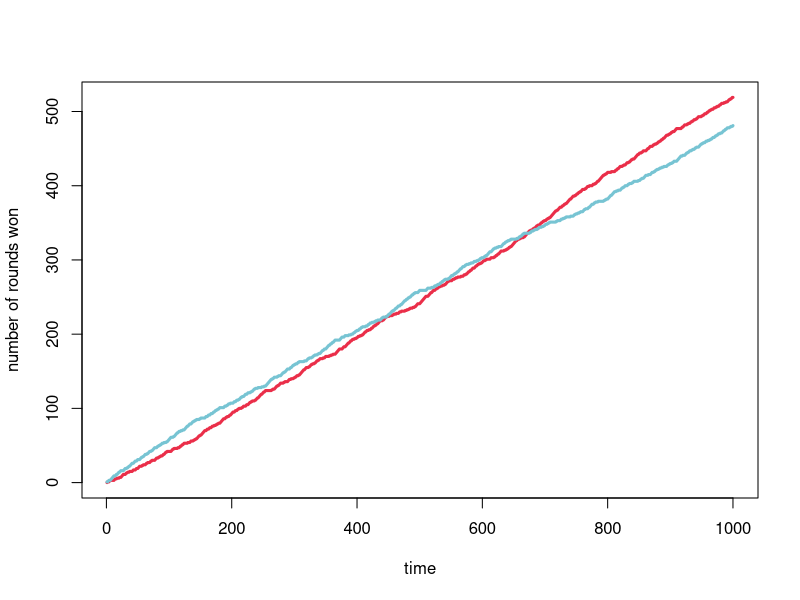
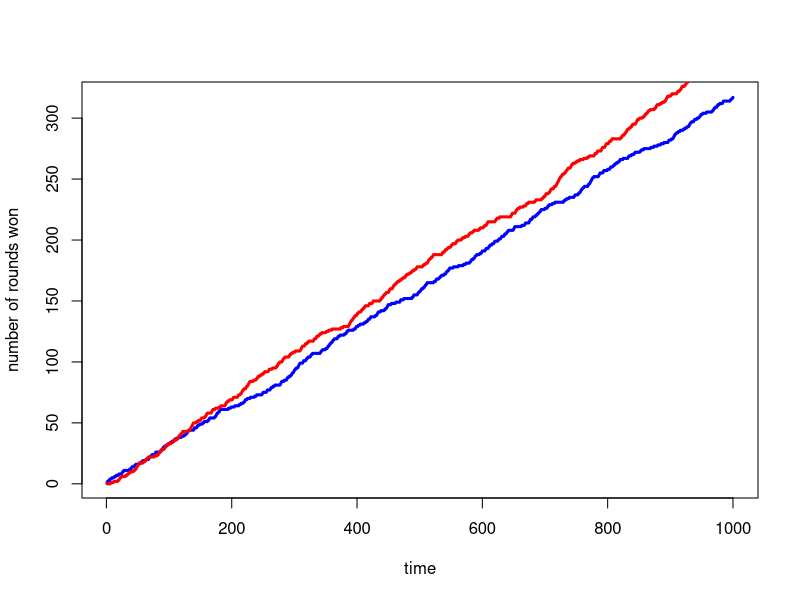
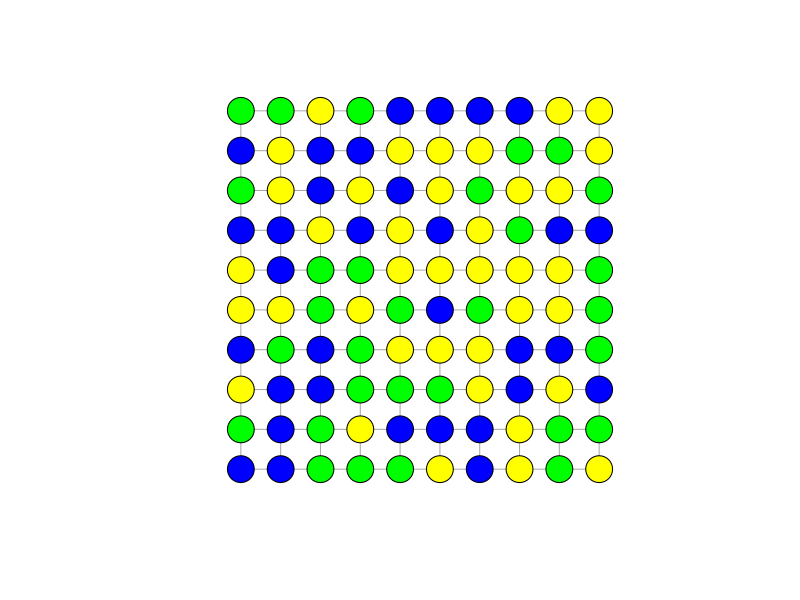
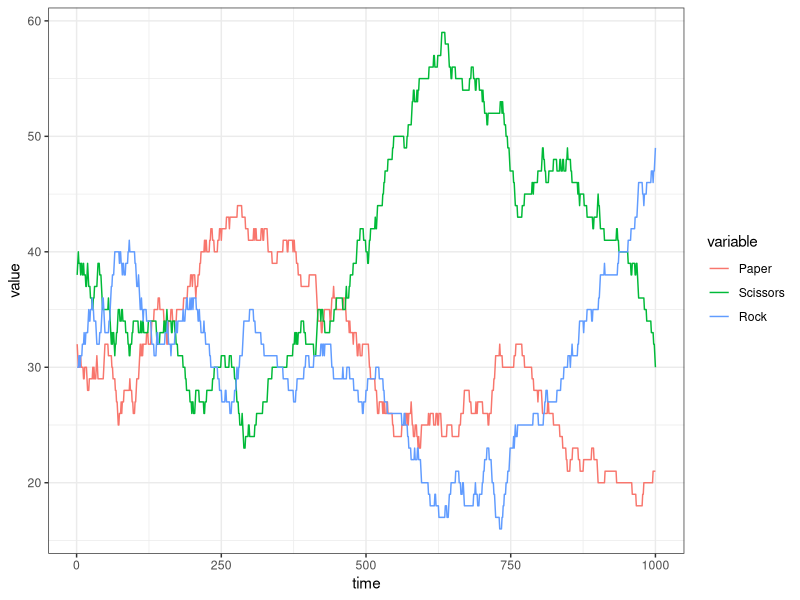
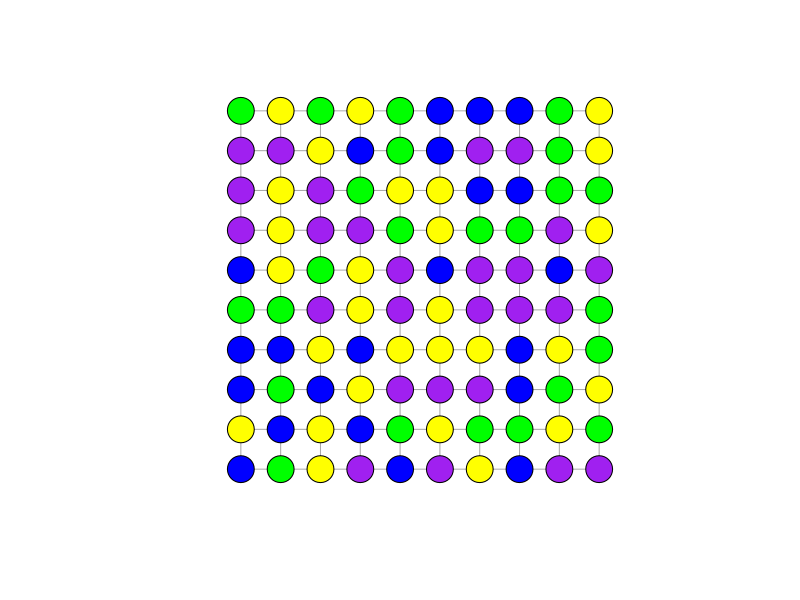
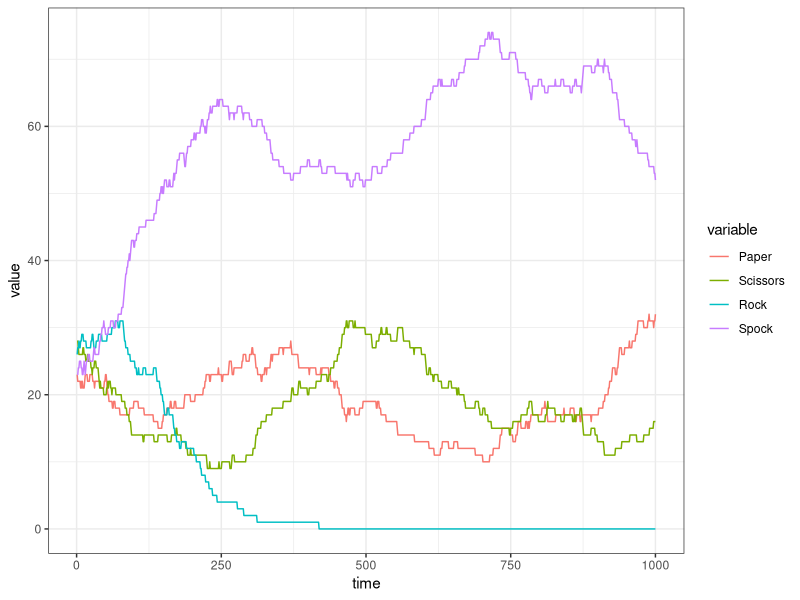

Generate these figures, in order, with R:
## ---- chunk 1
indDF <- data.frame(id=1:2, strategy=NA, num_wins=0)
indDF
## ---- chunk 2
chooseStrategy <- function(ind){
	strats <- sample(x=1:3, size=nrow(ind)) # 1:Paper, 2:Scissors, 3:Rock
	ind$strategy <- strats
	# print(strats)
	return(ind)
}
## ---- chunk 3
playStrategy <- function(ind){
		if(ind$strategy[1]==ind$strategy[2]) {} else{
			#in the case that one chose Rock and the other paper:
			if(any(ind$strategy == 3) && any(ind$strategy == 1)){ 
				tmp <- ind[ind$strategy==1, "id"]
				ind[tmp,"num_wins"] <- ind[tmp,"num_wins"]+1
			}else{
				#for the two other cases, the better weapon wins:
				tmp <- which(ind[,"strategy"]==max(ind[,"strategy"]))
				ind[tmp,"num_wins"] <- ind[tmp,"num_wins"]+1 
			}
		}
	return(ind)
}
## ---- chunk 4
for(i in 1:1000){
	indDF <- chooseStrategy(indDF)
	indDF <- playStrategy(indDF)
	i <- i+1
	};indDF


## ---- chunk 5
setup <- function(){
	return(data.frame(id=1:2, strategy=NA, num_wins=0))
}
## ---- chunk 6
rounds <- 1000
indDF <- setup()
dat <- matrix(NA, rounds, 2)
for(i in 1:rounds){
	indDF <- chooseStrategy(indDF)
	indDF <- playStrategy(indDF)
	dat[i,] <- indDF$num_wins
	i <- i+1
	};indDF;dat
## ---- chunk 7
plot(dat[,1], type='l', col='#EA2E49', lwd=3, xlab='time', ylab='number of rounds won')
lines(dat[,2], col='#77C4D3', lwd=3)
## ---- chunk 8
chooseStrategy2 <- function(ind){
	strats <- sample(x=1:3, size=1) # 1:Paper, 2:Scissors, 3:Rock
	ind$strategy[2] <- strats
	return(ind)
}
## ---- chunk 9
rounds <- 1000
repetitions <- 100
dat <- matrix(NA, rounds, 2)
res2 <- c()
for(j in 1:repetitions){
	indDF <- setup()
	indDF[1,"strategy"] <- sample(1:3,1)
	for(i in 1:rounds){
		indDF <- chooseStrategy2(indDF)
		indDF <- playStrategy(indDF)
		dat[i,] <- indDF$num_wins
		i <- i+1
	}
		res2 <- c(res2, which(indDF[,"num_wins"]==max(indDF[,"num_wins"])))
		j <- j+1
}

plot(dat[,1], type='l', col='blue', lwd=3, xlab='time', ylab='number of rounds won')
lines(dat[,2], col='red', lwd=3)

# for comparisson let's calculate the winning vector for both players switch strategies:
res1 <- c()
for(j in 1:repetitions){
	indDF <- setup()
	for(i in 1:rounds){
		indDF <- chooseStrategy(indDF)
		indDF <- playStrategy(indDF)
		dat[i,] <- indDF$num_wins
		i <- i+1
	}
		res1 <- c(res1, which(indDF[,"num_wins"]==max(indDF[,"num_wins"])))
		j <- j+1
}

# and the winner is:
# t.test(res1,res2)
## ---- chunk 10
require(igraph)
require(reshape)
require(ggplot2)
## ---- chunk 11
# size of the lattice
sidelength<-10 
# creating an empty data.frame to store data
stat<-data.frame()
# creating a lattice network using the igraph package
l<-graph.lattice(length=sidelength,dim=2)
# now every individual chooses a strategy at random
V(l)$weapon<-sample(c(1:3), size=length(V(l)), replace=T)
# for a nicer visualisation lets colour the different options
V(l)[weapon==1]$color<-'blue' # Paper
V(l)[weapon==2]$color<-'yellow' # Scissors
V(l)[weapon==3]$color<-'green' # Rock
# and this is what it looks like:
plot(l, layout=as.matrix(expand.grid(1:sidelength, 1:sidelength)), vertex.label=NA)

for(t in 1:1000){
	# pick a random agent ...
	from <- as.numeric(sample(V(l), 1)) # or sample(sidelength^2,1)
	# who are its neighbours?
	nei<-neighbors(l, v=from, mode='all')
	
	# if there is only one weapon type left
	if(length(unique(V(l)$weapon))==1) {
		# we can either stop the simulation
		stop(paste(c('Paper','Scissors','Rock')[unique(V(l)$weapon)], 'has won the game after',t,'rounds!'))
		# or we let the selected individual choose a different strategy to let the dynamics go on
		# V(l)$weapon[from]<-sample((1:3)[1:3!=as.numeric(V(l)$weapon[from])], 1)
	} else {
		# ... and one of its neighbours
		to <- sample(nei, 1) 
		fromto<-c(from,to)
		w<-as.numeric(V(l)$weapon[fromto])
		# if both choices are equal, nothing happens:
		if(w[1]==w[2]) {} else{ 
			# in the case that one chooses Rock and the other Paper, Paper wins:
			if(max(w) == 3 && min(w) ==1) { 
				V(l)$weapon[fromto[w==3]] <- "1" 
			} 
			else{
				# for the two other cases, the better weapon wins:
				V(l)$weapon[fromto[w==min(w)]] <- V(l)$weapon[fromto[w==max(w)]]
			}
		} 
		
	}
	# let's record the individual abundance of each strategy
	stat<-rbind(stat, c(sum(V(l)$'weapon'=="1"), sum(V(l)$'weapon'=="2"), sum(V(l)$'weapon'=="3")))
	# plot(l, layout=as.matrix(expand.grid(1:sidelength, 1:sidelength)), vertex.label=NA)
}

names(stat)<-c("Paper","Scissors","Rock")
s<-melt(stat)
s$time<-1:nrow(stat)
ggplot(data=s, mapping=aes(x=time, y=value, col=variable)) + geom_line() + theme_bw() 
## ---- chunk 12
# size of the lattice
sidelength<-10 
# creating an empty data.frame to store data
stat<-data.frame()
# creating a lattice network using the igraph package
l<-graph.lattice(length=sidelength,dim=2)
# now every individual chooses a strategy at random
V(l)$weapon<-sample(c(1,2,2.9,3), size=length(V(l)), replace=T)
# for a nicer visualisation lets colour the different options
V(l)[weapon==1]$color<-'blue' # Paper
V(l)[weapon==2]$color<-'yellow' # Scissors
V(l)[weapon==3]$color<-'green' # Rock
V(l)[weapon==2.9]$color<-'purple' # Spock
# and this is what it looks like:
plot(l, layout=as.matrix(expand.grid(1:sidelength, 1:sidelength)), vertex.label=NA)

for(t in 1:1000){
	# pick a random agent ...
	from <- as.numeric(sample(V(l), 1)) # or sample(sidelength^2,1)
	# who are its neighbours?
	nei<-neighbors(l, v=from, mode='all')
	
	# if there is only one weapon type left
	if(length(unique(V(l)$weapon))==1) {
		# we can either stop the simulation
		stop(paste(c('Paper','Scissors','Rock')[unique(V(l)$weapon)], 'has won the game after',t,'rounds!'))
		# or we let the selected individual choose a different strategy to let the dynamics go on
		# V(l)$weapon[from]<-sample((1:3)[1:3!=as.numeric(V(l)$weapon[from])], 1)
	} else {
		# ... and one of its neighbours
		to <- sample(nei, 1) 
		fromto<-c(from,to)
		w<-as.numeric(V(l)$weapon[fromto])
		# if both choices are equal, nothing happens:
		if(w[1]==w[2]) {} else{ 
			# in the case that one chooses Rock and the other Paper, Paper wins:
			if(max(w) == 3 && min(w) ==1) { 
				V(l)$weapon[fromto[w==3]] <- "1" 
			} 
			else{
				# for the two other cases, the better weapon wins:
				V(l)$weapon[fromto[w==min(w)]] <- V(l)$weapon[fromto[w==max(w)]]
			}
		} 
		
	}
	# let's record the individual abundance of each strategy
	stat<-rbind(stat, c(sum(V(l)$'weapon'=="1"), sum(V(l)$'weapon'=="2"), sum(V(l)$'weapon'=="2.9"), sum(V(l)$'weapon'=="3")))
	# you can also plot each individual network configuration
	# V(l)[weapon==1]$color<-'blue' # Paper
	# V(l)[weapon==2]$color<-'yellow' # Scissors
	# V(l)[weapon==3]$color<-'green' # Rock
	# V(l)[weapon==2.9]$color<-'purple' # Spock
	# plot(l, layout=as.matrix(expand.grid(1:sidelength, 1:sidelength)), vertex.label=NA)
}

names(stat)<-c("Paper","Scissors","Rock","Spock")
s<-melt(stat)
s$time<-1:nrow(stat)
ggplot(data=s, mapping=aes(x=time, y=value, col=variable)) + geom_line() + theme_bw() 
